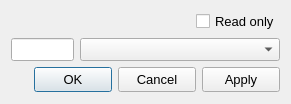
<?xml version="1.0" encoding="UTF-8"?>
<ui version="4.0">
 <class>DialogPESubsystem</class>
 <widget class="QDialog" name="DialogPESubsystem">
  <property name="windowModality">
   <enum>Qt::ApplicationModal</enum>
  </property>
  <property name="geometry">
   <rect>
    <x>0</x>
    <y>0</y>
    <width>291</width>
    <height>104</height>
   </rect>
  </property>
  <property name="minimumSize">
   <size>
    <width>291</width>
    <height>104</height>
   </size>
  </property>
  <property name="maximumSize">
   <size>
    <width>291</width>
    <height>104</height>
   </size>
  </property>
  <property name="font">
   <font>
    <pointsize>10</pointsize>
    <weight>50</weight>
    <bold>false</bold>
   </font>
  </property>
  <property name="windowTitle">
   <string>Subsystem</string>
  </property>
  <layout class="QVBoxLayout" name="verticalLayout">
   <item>
    <layout class="QHBoxLayout" name="horizontalLayout_3">
     <item>
      <spacer name="horizontalSpacer_2">
       <property name="orientation">
        <enum>Qt::Horizontal</enum>
       </property>
       <property name="sizeHint" stdset="0">
        <size>
         <width>40</width>
         <height>20</height>
        </size>
       </property>
      </spacer>
     </item>
     <item>
      <widget class="QCheckBoxX" name="checkBoxReadOnly">
       <property name="text">
        <string>Read only</string>
       </property>
       <property name="checked">
        <bool>false</bool>
       </property>
      </widget>
     </item>
    </layout>
   </item>
   <item>
    <layout class="QHBoxLayout" name="horizontalLayout_2">
     <item>
      <widget class="QLineEditX" name="lineEditSubsystem">
       <property name="maximumSize">
        <size>
         <width>100</width>
         <height>16777215</height>
        </size>
       </property>
       <property name="alignment">
        <set>Qt::AlignCenter</set>
       </property>
       <property name="readOnly">
        <bool>true</bool>
       </property>
      </widget>
     </item>
     <item>
      <widget class="QComboBoxX" name="comboBoxSubsystem">
       <property name="minimumSize">
        <size>
         <width>200</width>
         <height>0</height>
        </size>
       </property>
       <property name="maximumSize">
        <size>
         <width>200</width>
         <height>16777215</height>
        </size>
       </property>
      </widget>
     </item>
    </layout>
   </item>
   <item>
    <layout class="QHBoxLayout" name="horizontalLayout">
     <item>
      <spacer name="horizontalSpacer_9">
       <property name="orientation">
        <enum>Qt::Horizontal</enum>
       </property>
       <property name="sizeHint" stdset="0">
        <size>
         <width>50</width>
         <height>20</height>
        </size>
       </property>
      </spacer>
     </item>
     <item>
      <widget class="QPushButtonX" name="pushButtonOK">
       <property name="minimumSize">
        <size>
         <width>78</width>
         <height>25</height>
        </size>
       </property>
       <property name="maximumSize">
        <size>
         <width>78</width>
         <height>25</height>
        </size>
       </property>
       <property name="text">
        <string>OK</string>
       </property>
      </widget>
     </item>
     <item>
      <widget class="QPushButtonX" name="pushButtonCancel">
       <property name="minimumSize">
        <size>
         <width>78</width>
         <height>25</height>
        </size>
       </property>
       <property name="maximumSize">
        <size>
         <width>78</width>
         <height>25</height>
        </size>
       </property>
       <property name="text">
        <string>Cancel</string>
       </property>
      </widget>
     </item>
     <item>
      <widget class="QPushButtonX" name="pushButtonApply">
       <property name="minimumSize">
        <size>
         <width>78</width>
         <height>25</height>
        </size>
       </property>
       <property name="maximumSize">
        <size>
         <width>78</width>
         <height>25</height>
        </size>
       </property>
       <property name="text">
        <string>Apply</string>
       </property>
      </widget>
     </item>
    </layout>
   </item>
  </layout>
 </widget>
 <customwidgets>
  <customwidget>
   <class>QLineEditX</class>
   <extends>QLineEdit</extends>
   <header>qlineeditx.h</header>
  </customwidget>
  <customwidget>
   <class>QPushButtonX</class>
   <extends>QPushButton</extends>
   <header>qpushbuttonx.h</header>
  </customwidget>
  <customwidget>
   <class>QCheckBoxX</class>
   <extends>QCheckBox</extends>
   <header>qcheckboxx.h</header>
  </customwidget>
  <customwidget>
   <class>QComboBoxX</class>
   <extends>QComboBox</extends>
   <header>qcomboboxx.h</header>
  </customwidget>
 </customwidgets>
 <resources/>
 <connections/>
</ui>
